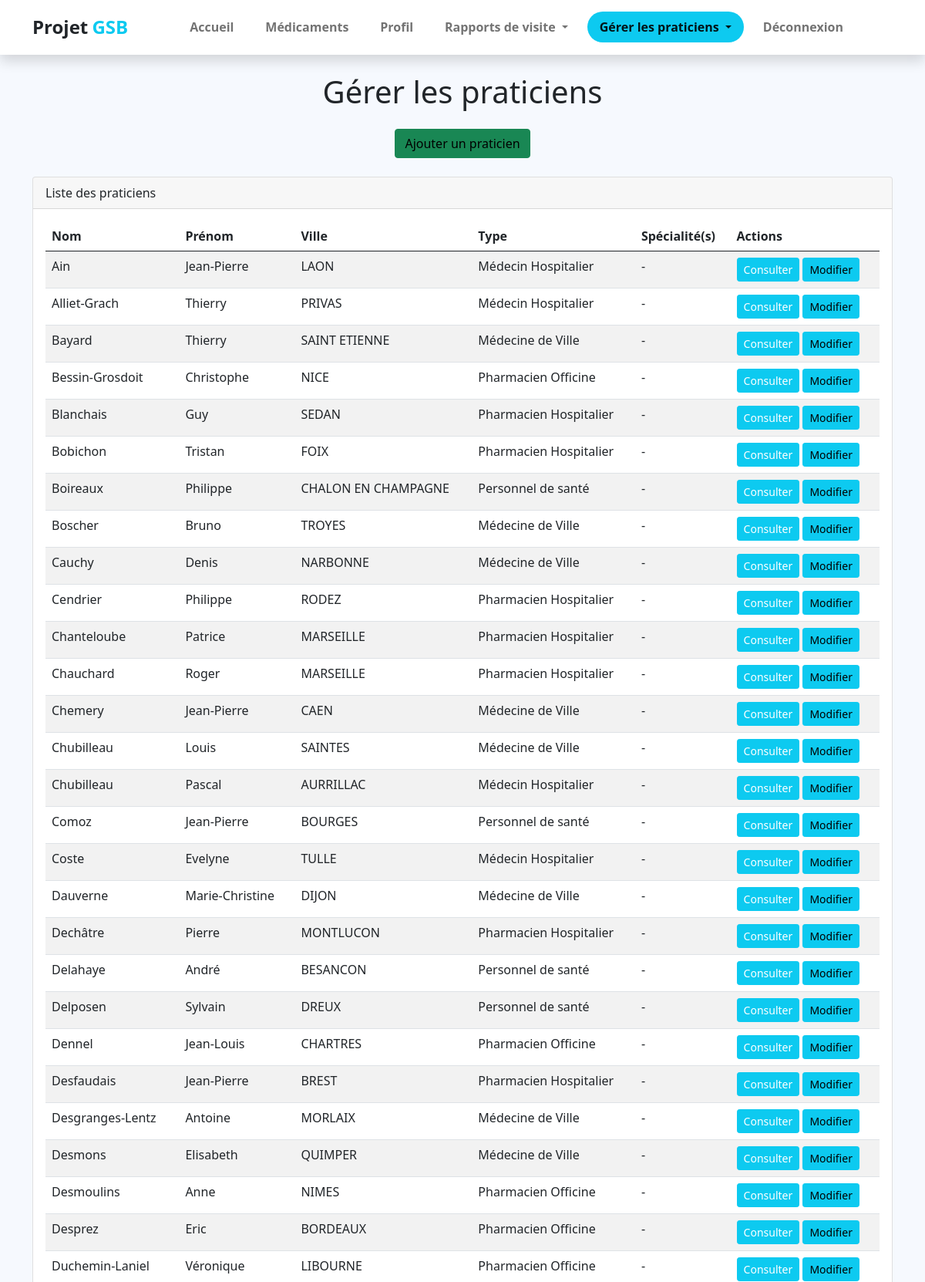
The app's page /index.php?uc=gererPraticien&action=liste&filtre=global (signed in, upper part) with its own data.
### tables this page shows
CREATE TABLE IF NOT EXISTS `praticien` (
  `PRA_NUM` int(11) NOT NULL,
  `PRA_PRENOM` varchar(30) DEFAULT NULL,
  `PRA_NOM` varchar(30) DEFAULT NULL,
  `PRA_ADRESSE` varchar(50) DEFAULT NULL,
  `PRA_CP` varchar(5) DEFAULT NULL,
  `PRA_VILLE` varchar(25) DEFAULT NULL,
  `PRA_COEFNOTORIETE` float DEFAULT NULL,
  `TYP_CODE` varchar(3) DEFAULT NULL,
  `PRA_COEFF_CONFIANCE` float DEFAULT NULL,
  PRIMARY KEY (`PRA_NUM`),
  KEY `praticien_type_praticien0_FK` (`TYP_CODE`)
);

CREATE TABLE IF NOT EXISTS `type_praticien` (
  `TYP_CODE` varchar(3) NOT NULL,
  `TYP_LIBELLE` varchar(25) DEFAULT NULL,
  `TYP_LIEU` varchar(35) DEFAULT NULL,
  PRIMARY KEY (`TYP_CODE`)
);

### modele/bd.praticien.inc.php (called while the page is built, shortened)
<?php
function getPraticiens()
{
    $connexion = connexionPDO();
    $req = $connexion->prepare("
        SELECT p.PRA_NUM, p.PRA_NOM, p.PRA_PRENOM, p.PRA_ADRESSE, p.PRA_CP, p.PRA_VILLE, p.PRA_COEFNOTORIETE, t.TYP_LIBELLE,
        GROUP_CONCAT(s.SPE_LIBELLE SEPARATOR ', ') as SPE_LIBELLE
        FROM praticien p
        LEFT JOIN type_praticien t ON p.TYP_CODE = t.TYP_CODE
        LEFT JOIN posseder pos ON p.PRA_NUM = pos.PRA_NUM
        LEFT JOIN specialite s ON pos.SPE_CODE = s.SPE_CODE
        GROUP BY p.PRA_NUM
        ORDER BY p.PRA_NOM ASC
    ");
    $req->execute();
    return $req->fetchAll(PDO::FETCH_ASSOC);
}
?>

### vues/v_gererPraticien.php (the view, shortened to what this page needs)
<section class="bg-light py-4">
    <div class="container">
        <h1 class="text-center mb-4">Gérer les praticiens</h1>
        <?php if (!isset($_SESSION['habilitation']) || $_SESSION['habilitation'] !== 'Visiteur'): ?>
            <div class="mb-4 text-center">
                <a href="index.php?uc=gererPraticien&action=ajouter" class="btn btn-success" title="Ajouter un praticien">
                    <i class="fa fa-plus"></i> Ajouter un praticien
                </a>
            </div>
        <?php endif; ?>
        <div class="card">
            <div class="card-header">
                Liste des praticiens
            </div>
            <div class="card-body">
                <table class="table table-striped table-hover">
                    <thead>
                        <tr>
                            <th>Nom</th>
                            <th>Prénom</th>
                            <th>Ville</th>
                            <th>Type</th>
                            <th>Spécialité(s)</th>
                            <th>Actions</th>
                        </tr>
                    </thead>
                    <tbody>
                        <?php foreach ($lesPraticiens as $unPraticien) { ?>
                            <tr>
                                <td><?php echo $unPraticien['PRA_NOM']; ?></td>
                                <td><?php echo $unPraticien['PRA_PRENOM']; ?></td>
                                <td><?php echo $unPraticien['PRA_VILLE']; ?></td>
                                <td><?php echo !empty($unPraticien['TYP_LIBELLE']) ? $unPraticien['TYP_LIBELLE'] : '-'; ?>
                                </td>
                                <td><?php echo !empty($unPraticien['SPE_LIBELLE']) ? $unPraticien['SPE_LIBELLE'] : '-'; ?>
                                </td>
                                <td>
                                    <a href="index.php?uc=gererPraticien&action=consulter&num=<?php echo $unPraticien['PRA_NUM']; ?>"
                                        class="btn btn-info btn-sm text-white">Consulter</a>
                                    <?php if (!isset($_SESSION['habilitation']) || $_SESSION['habilitation'] !== 'Visiteur'): ?>
                                        <a href="index.php?uc=gererPraticien&action=modifier&num=<?php echo $unPraticien['PRA_NUM']; ?>"
                                            class="btn btn-primary btn-sm">Modifier</a>
                                    <?php endif; ?>
                                </td>
                            </tr>
                        <?php } ?>
                    </tbody>
                </table>
            </div>
        </div>
    </div>
</section>

### assets/css/gsb.css (style rules this page uses)
p, a { font-weight: 400; }

### assets/css/custom.css (style rules this page uses)
body, html { height: 100%; margin: 0; padding: 0; }
body { background: #f6f9fe !important; width: 100%; position: relative; display: table; }
.bg-light { background-color: #f6f9fe; }

### records on screen
praticien: PRA_NOM "Ain", PRA_PRENOM "Jean-Pierre", PRA_VILLE "LAON", TYP_CODE.TYP_LIBELLE "Médecin Hospitalier"
praticien: PRA_NOM "Alliet-Grach", PRA_PRENOM "Thierry", PRA_VILLE "PRIVAS", TYP_CODE.TYP_LIBELLE "Médecin Hospitalier"
praticien: PRA_NOM "Bayard", PRA_PRENOM "Thierry", PRA_VILLE "SAINT ETIENNE", TYP_CODE.TYP_LIBELLE "Médecine de Ville"
praticien: PRA_NOM "Bessin-Grosdoit", PRA_PRENOM "Christophe", PRA_VILLE "NICE", TYP_CODE.TYP_LIBELLE "Pharmacien Officine"
praticien: PRA_NOM "Blanchais", PRA_PRENOM "Guy", PRA_VILLE "SEDAN", TYP_CODE.TYP_LIBELLE "Pharmacien Hospitalier"
praticien: PRA_NOM "Bobichon", PRA_PRENOM "Tristan", PRA_VILLE "FOIX", TYP_CODE.TYP_LIBELLE "Pharmacien Hospitalier"
praticien: PRA_NOM "Boireaux", PRA_PRENOM "Philippe", PRA_VILLE "CHALON EN CHAMPAGNE", TYP_CODE.TYP_LIBELLE "Personnel de santé"
praticien: PRA_NOM "Boscher", PRA_PRENOM "Bruno", PRA_VILLE "TROYES", TYP_CODE.TYP_LIBELLE "Médecine de Ville"
praticien: PRA_NOM "Cauchy", PRA_PRENOM "Denis", PRA_VILLE "NARBONNE", TYP_CODE.TYP_LIBELLE "Médecine de Ville"
praticien: PRA_NOM "Cendrier", PRA_PRENOM "Philippe", PRA_VILLE "RODEZ", TYP_CODE.TYP_LIBELLE "Pharmacien Hospitalier"
praticien: PRA_NOM "Chanteloube", PRA_PRENOM "Patrice", PRA_VILLE "MARSEILLE", TYP_CODE.TYP_LIBELLE "Pharmacien Hospitalier"
praticien: PRA_NOM "Chauchard", PRA_PRENOM "Roger", PRA_VILLE "MARSEILLE", TYP_CODE.TYP_LIBELLE "Pharmacien Hospitalier"
praticien: PRA_NOM "Chemery", PRA_PRENOM "Jean-Pierre", PRA_VILLE "CAEN", TYP_CODE.TYP_LIBELLE "Médecine de Ville"
praticien: PRA_NOM "Chubilleau", PRA_PRENOM "Louis", PRA_VILLE "SAINTES", TYP_CODE.TYP_LIBELLE "Médecine de Ville"
praticien: PRA_NOM "Chubilleau", PRA_PRENOM "Pascal", PRA_VILLE "AURRILLAC", TYP_CODE.TYP_LIBELLE "Médecin Hospitalier"
praticien: PRA_NOM "Comoz", PRA_PRENOM "Jean-Pierre", PRA_VILLE "BOURGES", TYP_CODE.TYP_LIBELLE "Personnel de santé"
praticien: PRA_NOM "Coste", PRA_PRENOM "Evelyne", PRA_VILLE "TULLE", TYP_CODE.TYP_LIBELLE "Médecin Hospitalier"
praticien: PRA_NOM "Dauverne", PRA_PRENOM "Marie-Christine", PRA_VILLE "DIJON", TYP_CODE.TYP_LIBELLE "Médecine de Ville"
praticien: PRA_NOM "Dechâtre", PRA_PRENOM "Pierre", PRA_VILLE "MONTLUCON", TYP_CODE.TYP_LIBELLE "Pharmacien Hospitalier"
praticien: PRA_NOM "Delahaye", PRA_PRENOM "André", PRA_VILLE "BESANCON", TYP_CODE.TYP_LIBELLE "Personnel de santé"
praticien: PRA_NOM "Delposen", PRA_PRENOM "Sylvain", PRA_VILLE "DREUX", TYP_CODE.TYP_LIBELLE "Personnel de santé"
praticien: PRA_NOM "Dennel", PRA_PRENOM "Jean-Louis", PRA_VILLE "CHARTRES", TYP_CODE.TYP_LIBELLE "Pharmacien Officine"
praticien: PRA_NOM "Desfaudais", PRA_PRENOM "Jean-Pierre", PRA_VILLE "BREST", TYP_CODE.TYP_LIBELLE "Pharmacien Hospitalier"
praticien: PRA_NOM "Desgranges-Lentz", PRA_PRENOM "Antoine", PRA_VILLE "MORLAIX", TYP_CODE.TYP_LIBELLE "Médecine de Ville"
praticien: PRA_NOM "Desmons", PRA_PRENOM "Elisabeth", PRA_VILLE "QUIMPER", TYP_CODE.TYP_LIBELLE "Médecine de Ville"
praticien: PRA_NOM "Desmoulins", PRA_PRENOM "Anne", PRA_VILLE "NIMES", TYP_CODE.TYP_LIBELLE "Pharmacien Officine"
praticien: PRA_NOM "Desprez", PRA_PRENOM "Eric", PRA_VILLE "BORDEAUX", TYP_CODE.TYP_LIBELLE "Pharmacien Officine"
praticien: PRA_NOM "Duchemin-Laniel", PRA_PRENOM "Véronique", PRA_VILLE "LIBOURNE", TYP_CODE.TYP_LIBELLE "Pharmacien Officine"
